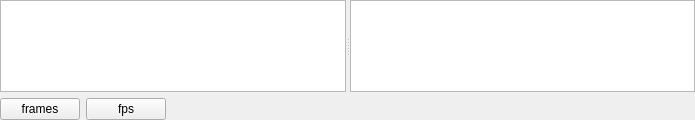
<?xml version="1.0" encoding="UTF-8"?>
<ui version="4.0">
 <class>TimeWidget</class>
 <widget class="QWidget" name="TimeWidget">
  <property name="geometry">
   <rect>
    <x>0</x>
    <y>0</y>
    <width>695</width>
    <height>120</height>
   </rect>
  </property>
  <property name="windowTitle">
   <string>Form</string>
  </property>
  <layout class="QVBoxLayout" name="verticalLayout">
   <property name="leftMargin">
    <number>0</number>
   </property>
   <property name="topMargin">
    <number>0</number>
   </property>
   <property name="rightMargin">
    <number>0</number>
   </property>
   <property name="bottomMargin">
    <number>0</number>
   </property>
   <item>
    <widget class="QSplitter" name="splitter">
     <property name="sizePolicy">
      <sizepolicy hsizetype="Expanding" vsizetype="Expanding">
       <horstretch>0</horstretch>
       <verstretch>0</verstretch>
      </sizepolicy>
     </property>
     <property name="orientation">
      <enum>Qt::Horizontal</enum>
     </property>
     <widget class="QTreeView" name="namesView"/>
     <widget class="QTreeView" name="timeLineView"/>
    </widget>
   </item>
   <item>
    <layout class="QHBoxLayout" name="horizontalLayout">
     <item>
      <widget class="QPushButton" name="frameCount">
       <property name="text">
        <string>frames</string>
       </property>
      </widget>
     </item>
     <item>
      <widget class="QPushButton" name="fps">
       <property name="text">
        <string>fps</string>
       </property>
      </widget>
     </item>
     <item>
      <spacer name="horizontalSpacer">
       <property name="orientation">
        <enum>Qt::Horizontal</enum>
       </property>
       <property name="sizeHint" stdset="0">
        <size>
         <width>40</width>
         <height>20</height>
        </size>
       </property>
      </spacer>
     </item>
    </layout>
   </item>
  </layout>
 </widget>
 <resources/>
 <connections/>
</ui>
